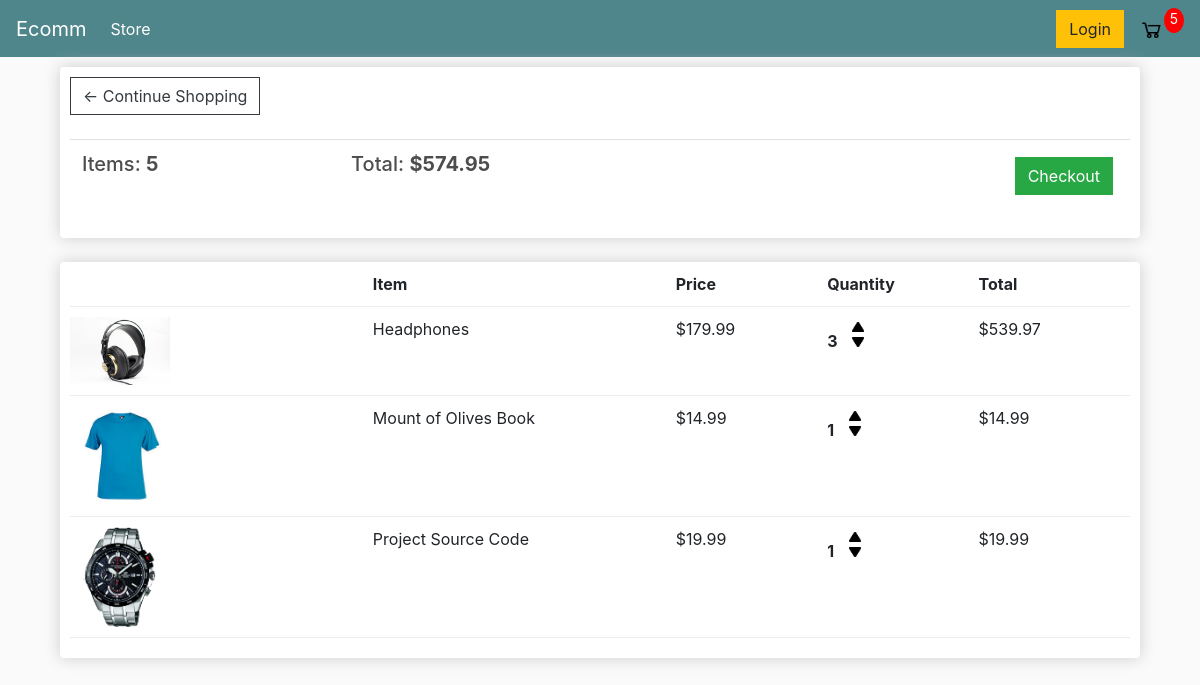
The app's page /cart/ (signed in) with its own data.
### store/models.py (models this page shows, shortened)
class Order(models.Model):
	customer = models.ForeignKey(Customer, on_delete=models.SET_NULL, null=True, blank=True)
	date_ordered = models.DateTimeField(auto_now_add=True)
	complete = models.BooleanField(default=False)
	transaction_id = models.CharField(max_length=100, null=True)
	@property
	def get_cart_total(self):
		orderitems = self.orderitem_set.all()
		total = sum([item.get_total for item in orderitems])
		return total
	@property
	def get_cart_items(self):
		orderitems = self.orderitem_set.all()
		total = sum([item.quantity for item in orderitems])
		return total

class OrderItem(models.Model):
	product = models.ForeignKey(Product, on_delete=models.SET_NULL, null=True)
	order = models.ForeignKey(Order, on_delete=models.SET_NULL, null=True)
	quantity = models.IntegerField(default=0, null=True, blank=True)
	date_added = models.DateTimeField(auto_now_add=True)
	@property
	def get_total(self):
		total = self.product.price * self.quantity
		return total

class Product(models.Model):
	name = models.CharField(max_length=200)
	price = models.FloatField()
	digital = models.BooleanField(default=False, null=True, blank=True)
	image = models.ImageField(null=True, blank=True)
	@property
	def imageURL(self):
		try:
			url = self.image.url
		except:
			url = ''
		return url

### store/views.py (the view)
# urls.py: path('cart/', views.cart, name="cart"),
def cart(request):
    if request.user.is_authenticated:
        customer = request.user.customer
        order, created = Order.objects.get_or_create(customer=customer, complete=False)
        items = order.orderitem_set.all()
        cartItems = order.get_cart_items
    else:
        items = []
        order = {'get_cart_total':0, 'get_cart_items':0, 'shipping':False}
        cartItems = order['get_cart_items']
    context = {'items':items, 'order':order, 'cartItems':cartItems}
    return render(request, 'store/cart.html', context)

### store/templates/store/cart.html
{% extends 'store/main.html' %}
{% load static %}
{% block content %}
<div class="col-lg-12">
    <div class="box-element">
        <a  class="btn btn-outline-dark" href="{% url 'store' %}">&#x2190; Continue Shopping</a>
        <br>
        <br>
        <table class="table">
            <tr>
                <th><h5>Items: <strong>{{order.get_cart_items}}</strong></h5></th>
                <th><h5>Total: <strong>${{order.get_cart_total|floatformat:2}}</strong></h5></th>
                <th>
                    <a  style="float:right; margin:5px;" class="btn btn-success" href="{% url 'checkout' %}">Checkout</a>
                </th>
            </tr>
        </table>
    </div>
    <br>
    <div class="box-element">
        <div class="cart-row">
            <div style="flex:2"></div>
            <div style="flex:2"><strong>Item</strong></div>
            <div style="flex:1"><strong>Price</strong></div>
            <div style="flex:1"><strong>Quantity</strong></div>
            <div style="flex:1"><strong>Total</strong></div>
        </div>
        {% for item in items %}
        <div class="cart-row">
            <div style="flex:2"><img class="row-image" src="{{item.product.imageURL}}"></div>
            <div style="flex:2"><p>{{item.product.name}}</p></div>
            <div style="flex:1"><p>${{item.product.price|floatformat:2}}</p></div>
            <div style="flex:1">
                <p class="quantity">{{item.quantity}}</p>
                <div class="quantity">
                   <img data-product={{item.product.id}} data-action='add' class="chg-quantity update-cart" src="{% static  'images/arrow-up.png' %}">
                    <img data-product={{item.product.id}} data-action='remove' class="chg-quantity update-cart" src="{% static  'images/arrow-down.png' %}">
                </div>
            </div>
            <div style="flex:1"><p>${{item.get_total}}</p></div>
        </div>
        {% endfor %}
    </div>
</div>
{% endblock content %}

### static/css/main.css (style rules this page uses)
body { background-color: hsl(0, 0%, 98%); }
h1,h2,h3,h4,h5,h6 { color:hsl(0, 0%, 30%); }
.box-element { box-shadow:hsl(0, 0%, 80%) 0 0 16px; background-color: #fff; border-radius: 4px; padding: 10px; }
.col-lg-4, .col-lg-6, .col-lg-8, .col-lg-12 { margin-top: 10px; }
.btn { border-radius: 0; }
.row-image { width: 100px; }
.cart-row { display: flex; align-items: flex-stretch; padding-bottom: 10px; margin-bottom: 10px; border-bottom: 1px solid #ececec; }
.quantity { display: inline-block; font-weight: 700; padding-right:10px; }
.chg-quantity { width: 12px; cursor: pointer; display: block; margin-top: 5px; transition:.1s; }

### records on screen
Order: get_cart_items "5", get_cart_total "574.95"
OrderItem: product.imageURL (picture), product.name "Headphones", product.price "179.99", quantity "3", get_total "539.97"
OrderItem: product.imageURL (picture), product.name "Mount of Olives Book", product.price "14.99", quantity "1", get_total "14.99"
OrderItem: product.imageURL (picture), product.name "Project Source Code", product.price "19.99", quantity "1", get_total "19.99"

### other values on screen
{{ cartItems }} "5"
